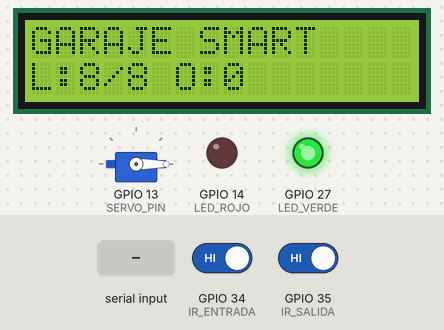
This sketch was run on a simulated ESP32. Parts: servo, 16×2 character LCD, output pins drawn as LEDs (lit = HIGH). The inputs (shaded band) are chosen by the test bench; at power-on: GPIO 35 (IR_SALIDA) HIGH, GPIO 34 (IR_ENTRADA) HIGH.

Above: at 3.3 s.
3.4 s: "LIBRE:\n" received over Serial
At 4.0 s:
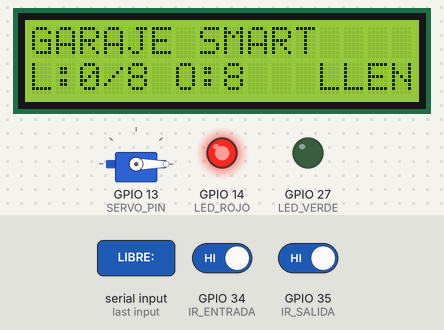
4.9 s: GPIO 35 (IR_SALIDA) driven LOW
At 5.8 s:
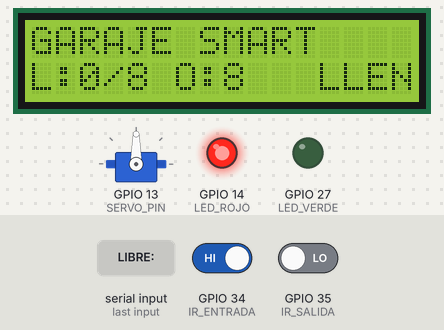
9.4 s: GPIO 35 (IR_SALIDA) driven HIGH
At 10.0 s:
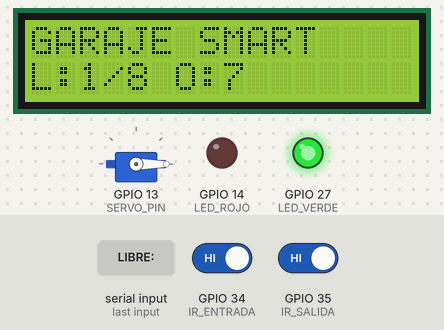
10.9 s: GPIO 34 (IR_ENTRADA) driven LOW
At 11.4 s:
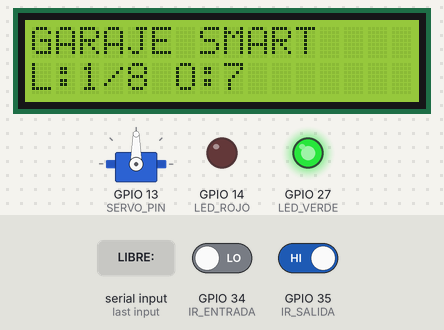
Timing chart, 0 to 15.4 s (numbered marks = the images above; inputs shaded):
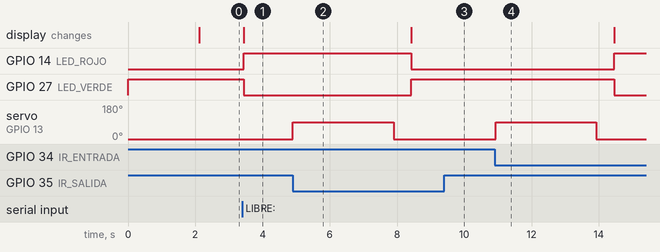

The sketch:

smart_garage.ino
```cpp
#include <ESP32Servo.h>
#include <LiquidCrystal_I2C.h>
#include <Wire.h>

#define IR_ENTRADA  34
#define IR_SALIDA   35
#define SERVO_PIN   13
#define LED_ROJO    14
#define LED_VERDE   27

Servo talanquera;
LiquidCrystal_I2C lcd(0x27, 16, 2);

const int ESPACIOS_TOTALES = 8;
int espacios_ocupados = 0;
bool garaje_lleno = false;

void setup() {
  Serial.begin(115200);
  pinMode(IR_ENTRADA, INPUT_PULLUP);
  pinMode(IR_SALIDA, INPUT_PULLUP);
  pinMode(LED_ROJO, OUTPUT);
  pinMode(LED_VERDE, OUTPUT);

  digitalWrite(LED_ROJO, LOW);
  digitalWrite(LED_VERDE, HIGH);

  talanquera.attach(SERVO_PIN);
  talanquera.write(0);

  lcd.init();
  lcd.backlight();
  lcd.clear();
  lcd.setCursor(0, 0);
  lcd.print("GARAJE SMART");
  lcd.setCursor(0, 1);
  lcd.print("Iniciando...");
  delay(2000);

  actualizarDisplay();
}

void loop() {
  if (Serial.available()) {
    String comando = Serial.readStringUntil('\n');
    comando.trim();
    if (comando.startsWith("LIBRE:")) {
      int libres = comando.substring(6).toInt();
      if (libres >= 0 && libres <= ESPACIOS_TOTALES) {
        espacios_ocupados = ESPACIOS_TOTALES - libres;
        actualizarDisplay();
        controlarLEDs();
      }
    }
  }

  if (digitalRead(IR_ENTRADA) == LOW && !garaje_lleno) {
    if (espacios_ocupados < ESPACIOS_TOTALES) {
      abrirTalanquera();
      delay(500);
      espacios_ocupados++;
      actualizarDisplay();
      controlarLEDs();
      delay(1000);
    }
  }

  if (digitalRead(IR_SALIDA) == LOW) {
    if (espacios_ocupados > 0) {
      abrirTalanquera();
      delay(500);
      espacios_ocupados--;
      actualizarDisplay();
      controlarLEDs();
      delay(1000);
    }
  }

  delay(50);
}

void abrirTalanquera() {
  talanquera.write(90);
  delay(3000);
  talanquera.write(0);
}

void actualizarDisplay() {
  int espacios_libres = ESPACIOS_TOTALES - espacios_ocupados;
  garaje_lleno = (espacios_ocupados >= ESPACIOS_TOTALES);

  lcd.clear();
  lcd.setCursor(0, 0);
  lcd.print("GARAJE SMART");
  lcd.setCursor(0, 1);
  lcd.print("L:");
  lcd.print(espacios_libres);
  lcd.print("/");
  lcd.print(ESPACIOS_TOTALES);
  lcd.print(" O:");
  lcd.print(espacios_ocupados);

  if (garaje_lleno) {
    lcd.setCursor(12, 1);
    lcd.print("LLENO");
  }
}

void controlarLEDs() {
  if (espacios_ocupados >= ESPACIOS_TOTALES) {
    digitalWrite(LED_VERDE, LOW);
    digitalWrite(LED_ROJO, HIGH);
  } else {
    digitalWrite(LED_VERDE, HIGH);
    digitalWrite(LED_ROJO, LOW);
  }
}
```

Measured:
- after the input at 3.4 s, GPIO 14 (LED_ROJO): LOW → HIGH after 0.05 s; GPIO 27 (LED_VERDE): HIGH → LOW after 0.05 s; the display: changes after 0.05 s (image 1)
- after the input at 4.9 s, GPIO 14 (LED_ROJO): HIGH → LOW after 3.5 s; GPIO 27 (LED_VERDE): LOW → HIGH after 3.5 s; servo on GPIO 13 (SERVO_PIN): 0° → 90° at once, → 0° 3.0 s later
- after the input at 9.4 s, servo on GPIO 13 (SERVO_PIN): stays 0° (without the input it goes to 90° after 0.07 s)
- after the input at 10.9 s, GPIO 14 (LED_ROJO): LOW → HIGH after 3.6 s; GPIO 27 (LED_VERDE): HIGH → LOW after 3.6 s; servo on GPIO 13 (SERVO_PIN): 0° → 90° at once, → 0° 3.0 s later
